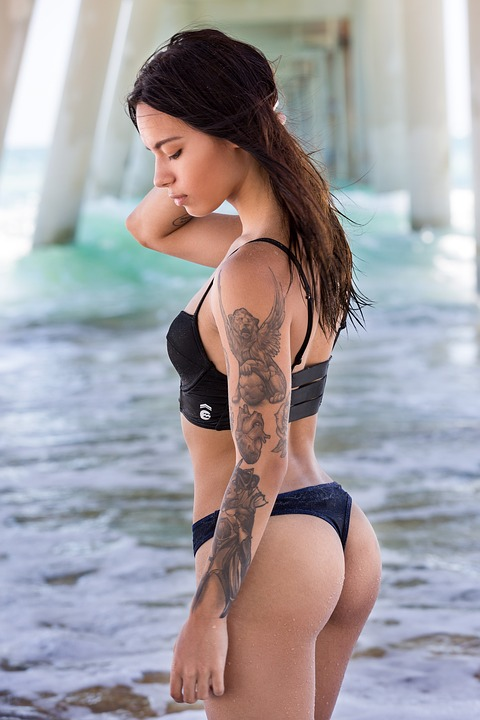
#> input picture image_processing/nsfw1.jpg, 480 x 720 px
$ python imageColour.py
#> lines starting #> are read from the running program, lines starting #| are printed output that depends on the picture
from PIL import Image, ImageEnhance
from PIL import ImageOps
from PIL import ImageFilter

image = Image.open("./nsfw1.jpg")
#> image is the input picture: PIL image 480x720 RGB; mean R, G, B 162.3, 156.9, 160.9
# image.show()
contrast = ImageEnhance.Color(image)
finalImage = contrast.enhance(1.5)
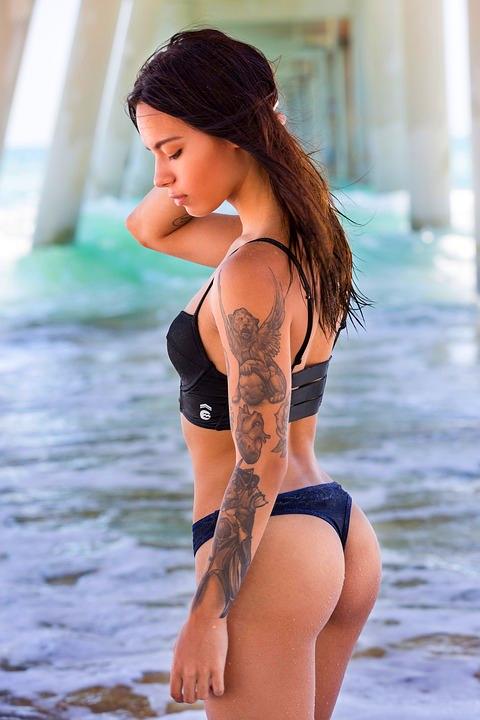
#> finalImage: PIL image 480x720 RGB; mean R, G, B 163.7, 155.7, 161.6
finalImage.save('enhanced.jpg')
# ImageOps.autocontrast(image,cutoff=5).show()

$ run again, with image_processing/poorContrast.jpeg copied over image_processing/nsfw1.jpg
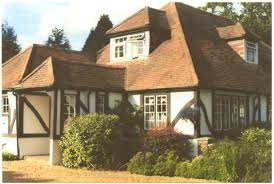
#> input picture image_processing/poorContrast.jpeg, 274 x 184 px
#> image is the input picture: PIL image 274x184 RGB; mean R, G, B 150.3, 136.4, 106.5
#> `finalImage = contrast.enhance(1.5)`:
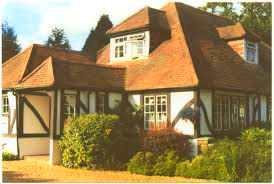
#> finalImage: PIL image 274x184 RGB; mean R, G, B 156.1, 135.7, 90.9
